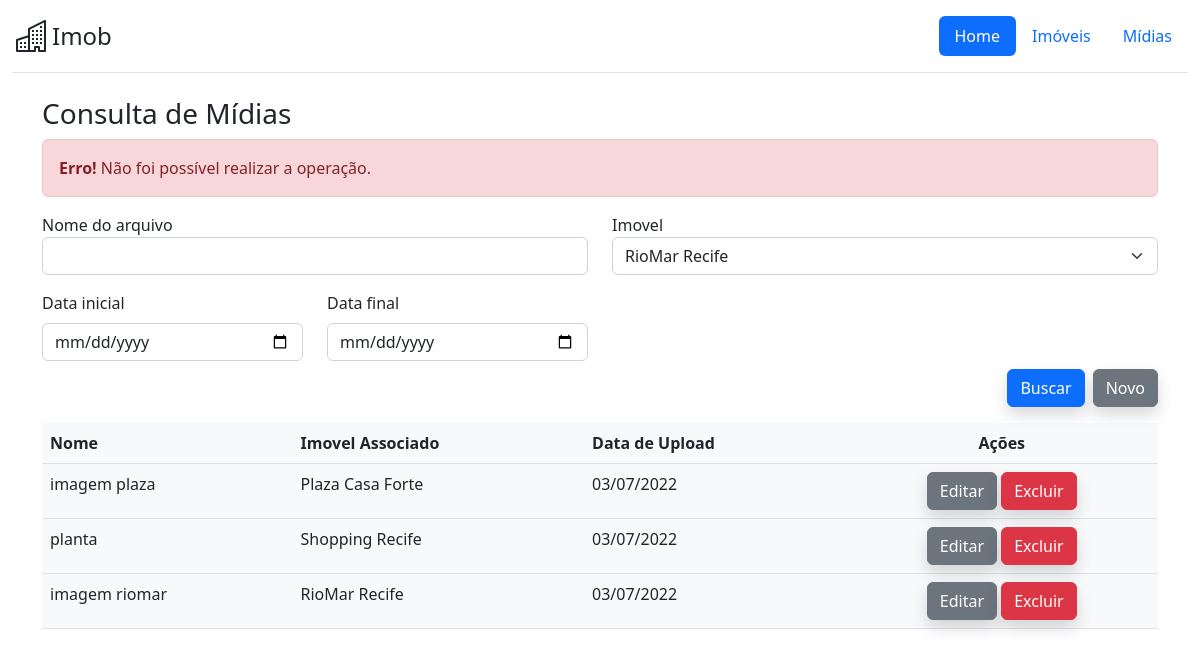
The app's page /pages/media/control/search.php?status=error with its own data.
### tables this page shows
CREATE TABLE `medias` (
  `id_media` int NOT NULL AUTO_INCREMENT,
  `nm_file` varchar(500) NOT NULL,
  `ds_file_path` varchar(1000) NOT NULL,
  `dt_upload` datetime NOT NULL DEFAULT CURRENT_TIMESTAMP,
  `id_property` int DEFAULT NULL,
  PRIMARY KEY (`id_media`),
  KEY `fk_id_imovel_idx` (`id_property`),
  CONSTRAINT `fk_id_property` FOREIGN KEY (`id_property`) REFERENCES `propertys` (`id_property`)
);

CREATE TABLE `propertys` (
  `id_property` int NOT NULL AUTO_INCREMENT,
  `ds_title` varchar(100) NOT NULL,
  `ds_description` varchar(500) DEFAULT NULL,
  `ds_address` varchar(100) NOT NULL,
  `dt_insert_date` datetime NOT NULL DEFAULT CURRENT_TIMESTAMP,
  `nr_lat` varchar(100) NOT NULL DEFAULT '0',
  `nr_long` varchar(100) NOT NULL DEFAULT '0',
  `nr_price` decimal(14,2) NOT NULL DEFAULT '0.00',
  PRIMARY KEY (`id_property`)
);

### pages/media/control/search.php (called while the page is built, shortened)
<?php
include '/app/public/includes/Util.php';
if (!empty($_POST)) {
    $where = '';
    $nmFile = FILTER_VAR(FILTER_INPUT(INPUT_POST, "nmFile"));
    $dsTitleProperty = FILTER_VAR(FILTER_INPUT(INPUT_POST, "dsTitleProperty"));
    $dtUploadInitial = FILTER_VAR(FILTER_INPUT(INPUT_POST, "dtUploadInitial"));
    $dtUploadFinal = FILTER_VAR(FILTER_INPUT(INPUT_POST, "dtUploadFinal"));
    if (!empty($nmFile)) {
        $where .= " AND upper(m.nm_file) LIKE upper('%$nmFile%')";
    }
    if (!empty($dsTitleProperty)) {
        $where .= " AND id_property in (SELECT id_property FROM propertys where upper(ds_title) like upper('%" . $dsTitleProperty . "%')) ";
    }
    if (!empty($dtUploadInitial)) {
        $where .= " AND dt_upload <= '$dtUploadInitial" .  " 00:00:00 '";
    }
    if (!empty($dtUploadFinal)) {
        $where .= " AND dt_upload >= '$dtUploadFinal" .  " 23:59:59 '";
    }
    $medias = Media::getMedias($where);
} else {
    $medias = Media::getMedias();
}
include '/app/public/includes/header.php';
include '/app/public/pages/media/consult.php';
include '/app/public/includes/footer.php';

### app/Db/Database.php (called while the page is built, shortened)
<?php
class Database
{
    private $table;
    private $connection;
    public function __construct($table = null)
    {
        $this->table = $table;
    }
    private function setConnection()
    {
        try {
            $this->connection = new PDO('mysql:host=' . self::HOST . ';dbname=' . self::NAME, self::USER, self::PASS);
            $this->connection->setAttribute(PDO::ATTR_ERRMODE, PDO::ERRMODE_EXCEPTION);
        } catch (PDOException $e) {
            die('ERROR: ' . $e->getMessage());
        }
    }
    public function execute($query, $params = [])
    {
        try {
            $statement = $this->connection->prepare($query);
            $statement->execute($params);
            return $statement;
        } catch (PDOException $e) {
            die('ERROR' . $e->getMessage());
        }
    }
    public function select($where = null, $order = null, $limit = null, $columns = '*')
    {
        $where = strlen($where) ? 'WHERE 1=1 ' . $where : '';
        $order = strlen($order) ? 'ORDER BY ' . $order : '';
        $limit = strlen($limit) ? 'LIMIT ' . $limit : '';
        $query = 'SELECT' . $columns . ' FROM ' . $this->table . ' ' . $where . ' ' . $order . ' ' . $limit;
        return $this->execute($query);
    }
}

### app/Entity/Media.php (called while the page is built, shortened)
<?php
class Media
{
    public static function getMedias($where = null, $order = null, $limit = null, $columns = '*')
    {
        return (new Database('medias'))->select($where, $order, $limit, $columns)
            ->fetchAll(PDO::FETCH_CLASS, self::class);
    }
}

### app/Entity/Property.php (called while the page is built, shortened)
<?php
class Property
{
    public static function getPropertys($where = null, $order = null, $limit = null, $columns = '*')
    {
        return (new Database('propertys'))->select($where, $order, $limit, $columns)
            ->fetchAll(PDO::FETCH_CLASS, self::class);
    }
}

### pages/media/consult.php (the view, shortened to what this page needs)
<?php
$propertys = Property::getPropertys();
$resultados = '';
foreach ($medias as $media) {
  $resultados .= '<tr>
                    <td>' . $media->nm_file . '</td>
                    <td>' . verifyPropertyName($media->id_property, $propertys) . '</td>
                    <td>' . formatDate($media->dt_upload) . '</td>
                    <td class="text-center">
                      <a href="edit.php?id=' . $media->id_media . '"><button type="button" class="btn btn-secondary shadow">Editar</button></a>
                      <a><button type="button"  idToDelete="' . $media->id_media . '" nameFile="' . $media->nm_file . '" class="btn btn-danger shadow" data-bs-toggle="modal" data-bs-target="#deleteModal">Excluir</button></a>
                    </td>
                  </tr>';
}
$dropdownOptions = fillDropdown($propertys, 'id_property', 'ds_title', $media->id_property);
function verifyPropertyName($id = 0, $listProperty = null)
{
  foreach ($listProperty as $property) {
    if ($property->id_property == $id) {
      return $property->ds_title;
    }
  }
}
?>
<div id="main" class="container">
  <h3 class="page-header">Consulta de Mídias</h3>
  <?= sendAlert();?>
  <form action="search.php" method="post">
    <div class="row">
      <div class="form-group col-md-6">
        <label for="nmFile">Nome do arquivo</label>
        <input type="text" class="form-control" name="nmFile" value="<?= isset($nmFile) ? $nmFile : '' ?>">
      </div>
      <div class="form-group col-md-6">
        <label for="dsTitleProperty">Imovel</label>
        <select class="form-select mb-3" aria-label="Default select example" name="dsTitleProperty">
          <?= $dropdownOptions ?>
        </select>
      </div>
    </div>
    <div class="row">
      <div class="form-group col-md-3">
        <label for="dtUploadInitial" class="form-label">Data inicial</label>
        <input type="date" class="form-control" name="dtUploadInitial" value="<?= isset($dtUploadInitial) ? $dtUploadInitial : '' ?>">
      </div>
      <div class="form-group col-md-3">
        <label for="dtUploadFinal" class="form-label">Data final</label>
        <input type="date" class="form-control" name="dtUploadFinal" value="<?= isset($dtUploadFinal) ? $dtUploadFinal : '' ?>">
      </div>
    </div>
    <div id="actions" class="d-grid gap-2 d-md-flex justify-content-md-end mt-2">
      <button type="submit" class="btn btn-primary shadow">Buscar</button>
      <a class="btn btn-secondary shadow" href="insert.php">Novo</a>
    </div>
  </form>
  <section>
    <table class="table bg-light mt-3">
      <thead>
        <tr>
          <th>Nome</th>
          <th>Imovel Associado</th>
          <th>Data de Upload</th>
          <th class="text-center">Ações</th>
        </tr>
      </thead>
      <tbody>
        <?= $resultados ?>
      </tbody>
    </table>
  </section>

### includes/header.php (shortened to what this page needs)
<!doctype html>
<html lang="pt-BR">
<head>
  <link href="https://cdn.jsdelivr.net/npm/bootstrap@5.2.0-beta1/dist/css/bootstrap.min.css" rel="stylesheet">
</head>
<body>
  <div class="container-fluid">
    <header class="d-flex flex-wrap justify-content-center py-3 mb-4 border-bottom">
      <a href="/" class="d-flex align-items-center mb-3 mb-md-0 me-md-auto text-dark text-decoration-none">
        <span class="fs-4">Imob</span>
      </a>
      <ul class="nav nav-pills">
        <li class="nav-item"><a id="navHome" href="index.php" class="nav-link active" aria-current="page">Home</a></li>
        <li class="nav-item"><a id="navPropertys" href="/pages/property/control/search.php" class="nav-link" aria-current="page">Imóveis</a></li>
        <li class="nav-item"><a id="navMedia" href="/pages/media/control/search.php" class="nav-link">Mídias</a></li>
      </ul>
    </header>

### includes/Util.php (shortened to what this page needs)
<?php
function formatDate($date)
{
    return date('d/m/Y', strtotime($date));
}
function fillDropdown($list, $value, $text, $idSelected = '')
{
    $options = '';
    foreach ($list as $item) {
        $selected = $item->$value == $idSelected ? 'selected' : '';
        $options .= '<option value="' . $item->$value . '" ' . $selected . '>' . $item->$text . '</option>';
    }
    return $options;
}
function sendAlert()
{
    $mensagem = '';
    if (isset($_GET['status'])) {
        switch ($_GET['status']) {
            case 'error':
                $mensagem = '<div class="alert alert-danger" role="alert">
                            <strong>Erro!</strong> Não foi possível realizar a operação.
                        </div>';
                break;
        }
    }
    return $mensagem;
}

### includes/footer.php (shortened to what this page needs)
</div>
</body>
</html>

### records on screen
medias: nm_file "imagem plaza", id_property.ds_title "Plaza Casa Forte", dt_upload "03/07/2022"
medias: nm_file "planta", id_property.ds_title "Shopping Recife", dt_upload "03/07/2022"
medias: nm_file "imagem riomar", id_property.ds_title "RioMar Recife", dt_upload "03/07/2022"

### other values on screen
form field dsTitleProperty "RioMar Recife"
